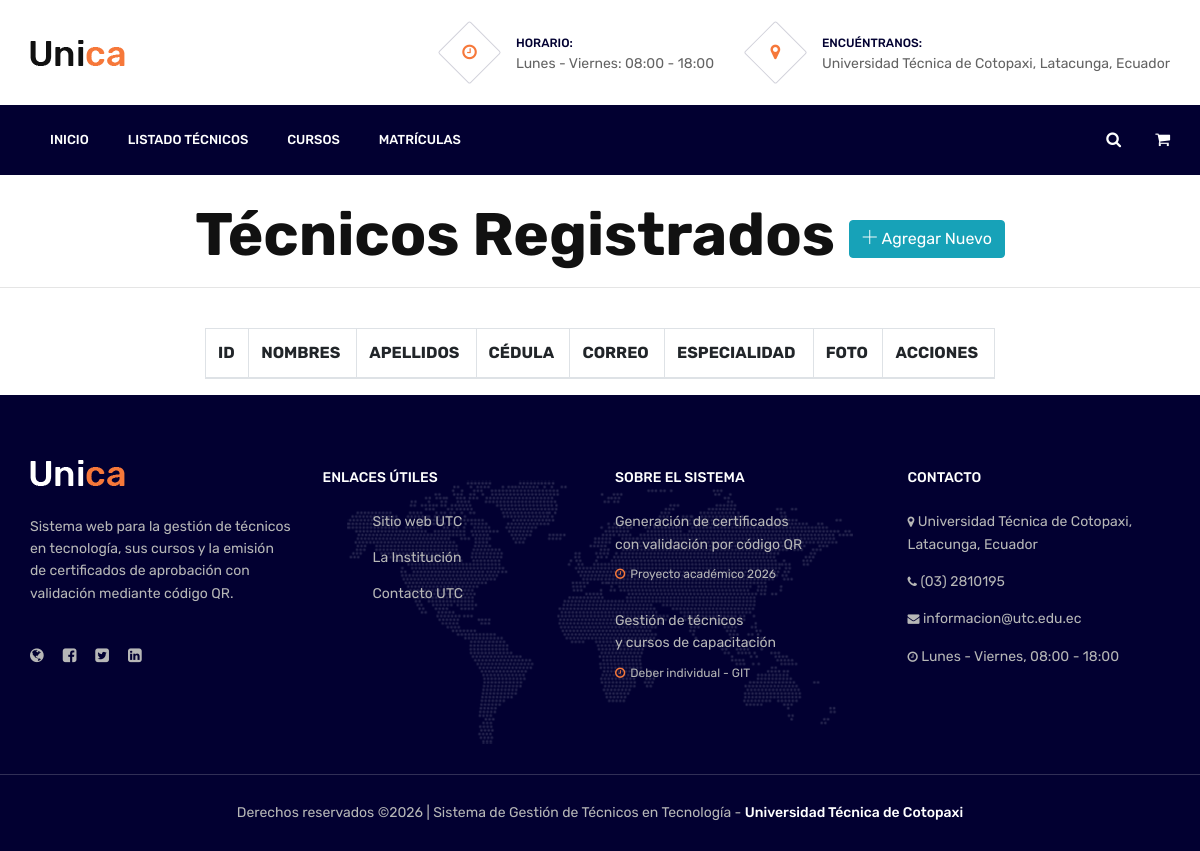
/listadoTecnicos/, run on an earlier commit of the app's database.
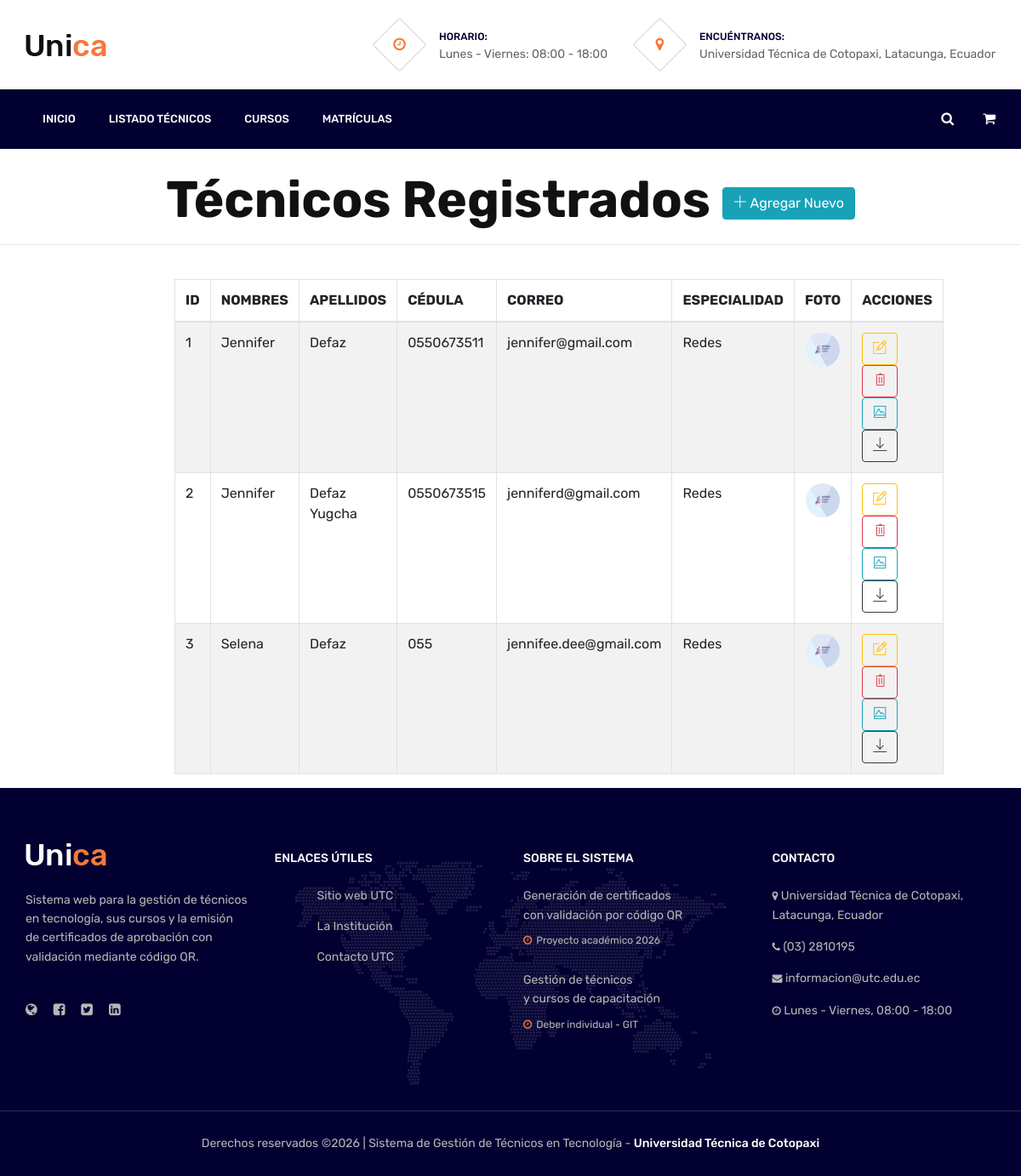
And on a later commit of the database.
### tecnologia/models.py (models this page shows)
class Tecnico(models.Model):
    id = models.AutoField(primary_key=True)
    nombres = models.CharField(max_length=80)
    apellidos = models.CharField(max_length=80)
    cedula = models.CharField(max_length=10, unique=True)
    correo = models.EmailField(max_length=100, unique=True)
    telefono = models.CharField(max_length=10, blank=True)
    especialidad = models.CharField(max_length=100, blank=True)
    foto = models.FileField(upload_to='tecnicos', null=True, blank=True)

### tecnologia/views.py (the view)
# urls.py: path('listadoTecnicos/', views.listadoTecnicos),
def listadoTecnicos(request):
    tecnicos = Tecnico.objects.all()
    return render(request, 'listadoTecnicos.html', {'misTecnicos': tecnicos})

### tecnologia/templates/listadoTecnicos.html (shortened to what this page needs)
{% extends "./plantillaPrin.html" %}
{% block contenido %}
<center>
    <br>
    <h1> <b>Técnicos Registrados</b>
        <a href="/nuevoTecnico/" class="btn btn-info"> <i class="ti-plus"></i>
            Agregar Nuevo</a>
    </h1>
    <hr>
</center>
<br>
<div class="row">
    <div class="col-md-2"></div>
    <div class="col-md-8">
        <table id="tbl_tecnicos" class="table table-striped table-bordered">
            <thead>
                <tr>
                    <th>ID</th>
                    <th>NOMBRES</th>
                    <th>APELLIDOS</th>
                    <th>CÉDULA</th>
                    <th>CORREO</th>
                    <th>ESPECIALIDAD</th>
                    <th>FOTO</th>
                    <th>ACCIONES</th>
                </tr>
            </thead>
            <tbody>
                {% for tecnicoTemporal in misTecnicos %}
                <tr>
                    <td>{{ tecnicoTemporal.id }}</td>
                    <td>{{ tecnicoTemporal.nombres }}</td>
                    <td>{{ tecnicoTemporal.apellidos }}</td>
                    <td>{{ tecnicoTemporal.cedula }}</td>
                    <td>{{ tecnicoTemporal.correo }}</td>
                    <td>{{ tecnicoTemporal.especialidad }}</td>
                    <td class="text-center">
                        {% if tecnicoTemporal.foto %}
                            <a href="{{ tecnicoTemporal.foto.url }}" target="_blank">
                                <img src="{{ tecnicoTemporal.foto.url }}"
                                style="height:40px; width:40px; border-radius:100px;">
                            </a>
                        {% else %}
                            <b>N/A</b>
                        {% endif %}
                    </td>
                    <td>
                        <a href="/editarTecnico/{{ tecnicoTemporal.id }}/" class="btn btn-outline-warning" title="Editar Técnico">
                            <i class="ti-pencil-alt"></i>
                        </a>
                        <a href="/eliminarTecnico/{{ tecnicoTemporal.id }}/"
                        class="btn btn-outline-danger" title="Eliminar Técnico"
                        onclick="confirmarEliminacion(event, this.href)">
                            <i class="ti-trash"></i>
                        </a>
                        {% if tecnicoTemporal.foto %}
                            <a title="Ver Imagen" class="btn btn-outline-info" href="{{ tecnicoTemporal.foto.url }}" target="_blank">
                                <i class="ti-image"></i>
                            </a>
                            <a title="Descargar Imagen" class="btn btn-outline-dark" href="{{ tecnicoTemporal.foto.url }}" download>
                                <i class="ti-download"></i>
                            </a>
                        {% endif %}
                    </td>
                </tr>
                {% endfor %}
            </tbody>
        </table>
    </div>
</div>
{% endblock %}

### tecnologia/templates/plantillaPrin.html (shortened to what this page needs)
{% load static %}
<!DOCTYPE html>
<html lang="es">
<head>
	<link rel="stylesheet" href="{% static 'css/bootstrap.min.css' %}"/>
	<link rel="stylesheet" href="{% static 'css/font-awesome.min.css' %}"/>
	<link rel="stylesheet" href="{% static 'css/themify-icons.css' %}"/>
	<link rel="stylesheet" href="{% static 'css/magnific-popup.css' %}"/>
	<link rel="stylesheet" href="{% static 'css/animate.css' %}"/>
	<link rel="stylesheet" href="{% static 'css/owl.carousel.css' %}"/>
	<link rel="stylesheet" href="{% static 'css/style.css' %}"/>
</head>
<body>
	<header class="header-section">
		<div class="container">
			<a href="/" class="site-logo"><img src="{% static 'img/logo.png' %}" alt=""></a>
			<div class="header-info">
				<div class="hf-item">
					<i class="fa fa-clock-o"></i>
					<p><span>Horario:</span>Lunes - Viernes: 08:00 - 18:00</p>
				</div>
				<div class="hf-item">
					<i class="fa fa-map-marker"></i>
					<p><span>Encuéntranos:</span>Universidad Técnica de Cotopaxi, Latacunga, Ecuador</p>
				</div>
			</div>
		</div>
	</header>
	<nav class="nav-section">
		<div class="container">
			<div class="nav-right">
				<a href=""><i class="fa fa-search"></i></a>
				<a href=""><i class="fa fa-shopping-cart"></i></a>
			</div>
			<ul class="main-menu">
				<li><a href="/">INICIO</a></li>
				<li><a href="/listadoTecnicos/">Listado Técnicos</a></li>
				<li><a href="/listadoCursos/">Cursos</a></li>
				<li><a href="/listadoInscripciones/">Matrículas</a></li>
			</ul>
		</div>
	</nav>
    {% block contenido %}
    {% endblock %}
	<footer class="footer-section">
		<div class="container footer-top">
			<div class="row">
				<div class="col-sm-6 col-lg-3 footer-widget">
					<div class="about-widget">
						<img src="{% static 'img/logo-light.png' %}" alt="">
						<p>Sistema web para la gestión de técnicos en tecnología, sus cursos y la emisión de certificados de aprobación con validación mediante código QR.</p>
						<div class="social pt-1">
							<a href="https://www.utc.edu.ec" target="_blank"><i class="fa fa-globe"></i></a>
							<a href="https://www.facebook.com/UTCotopaxi" target="_blank"><i class="fa fa-facebook-square"></i></a>
							<a href="https://twitter.com/utcotopaxi" target="_blank"><i class="fa fa-twitter-square"></i></a>
							<a href="https://www.linkedin.com/school/universidad-tecnica-de-cotopaxi" target="_blank"><i class="fa fa-linkedin-square"></i></a>
						</div>
					</div>
				</div>
				<div class="col-sm-6 col-lg-3 footer-widget">
					<h6 class="fw-title">ENLACES ÚTILES</h6>
					<div class="dobule-link">
						<ul>
							<li><a href="https://www.utc.edu.ec" target="_blank">Sitio web UTC</a></li>
							<li><a href="https://www.utc.edu.ec/index.php/la-institucion" target="_blank">La Institución</a></li>
							<li><a href="https://www.utc.edu.ec/index.php/contacto" target="_blank">Contacto UTC</a></li>
						</ul>
					</div>
				</div>
				<div class="col-sm-6 col-lg-3 footer-widget">
					<h6 class="fw-title">SOBRE EL SISTEMA</h6>
					<ul class="recent-post">
						<li>
							<p>Generación de certificados <br> con validación por código QR</p>
							<span><i class="fa fa-clock-o"></i>Proyecto académico 2026</span>
						</li>
						<li>
							<p>Gestión de técnicos <br> y cursos de capacitación</p>
							<span><i class="fa fa-clock-o"></i>Deber individual - GIT</span>
						</li>
					</ul>
				</div>
				<div class="col-sm-6 col-lg-3 footer-widget">
					<h6 class="fw-title">CONTACTO</h6>
					<ul class="contact">
						<li><p><i class="fa fa-map-marker"></i> Universidad Técnica de Cotopaxi, Latacunga, Ecuador</p></li>
						<li><p><i class="fa fa-phone"></i> (03) 2810195</p></li>
						<li><p><i class="fa fa-envelope"></i> informacion@utc.edu.ec</p></li>
						<li><p><i class="fa fa-clock-o"></i> Lunes - Viernes, 08:00 - 18:00</p></li>
					</ul>
				</div>
			</div>
		</div>
		<div class="copyright">
			<div class="container">
				<p>
Derechos reservados &copy;<script>document.write(new Date().getFullYear());</script> | Sistema de Gestión de Técnicos en Tecnología - <a href="https://www.utc.edu.ec" target="_blank">Universidad Técnica de Cotopaxi</a></p>
			</div>
		</div>
	</footer>
</body>
</html>

### proyectoTecnicosJSDY/static/css/style.css (style rules this page uses)
html, body { height: 100%; font-family: 'Rubik', sans-serif; }
h1, h2, h3, h4, h5, h6 { color: #111111; margin: 0; font-weight: 500; font-family: 'Rubik', sans-serif; }
h1 { font-size: 60px; }
h6 { font-size: 14px; }
p { font-size: 14px; color: #636363; line-height: 1.6; }
img { max-width: 100%; }
ul, ol { padding: 0; margin: 0; }
.header-section { padding: 20px 0; overflow: hidden; }
.site-logo { display: inline-block; margin-right: 50px; padding-top: 20px; }
.header-info { display: inline-block; float: right; }
.header-info .hf-item { display: inline-block; margin-left: 35px; }
.header-info .hf-item i { width: 45px; height: 45px; display: inline-block; position: relative; text-align: center; color: #f6783a; font-size: 17px; padding-top: 13px; margin-right: 20px; margin-top: 10px; margin-bottom: 10px; }
.header-info .hf-item i:after { position: absolute; content: ''; width: 100%; height: 100%; left: 0; top: 0; border: 1px solid #d2d2db; -webkit-transform: rotate(45deg); -ms-transform: rotate(45deg); transform: rotate(45deg); border-radius: 2px; }
.header-info .hf-item p { display: inline-block; position: relative; top: 10px; margin-bottom: 0; }
.header-info .hf-item p span { display: block; font-size: 12px; text-transform: uppercase; color: #020031; font-weight: 500; }
.nav-section { background: #020031; }
.nav-section .nav-right { float: right; padding-top: 23px; }
.nav-section .nav-right a { color: #fff; margin-left: 30px; font-size: 16px; }
.main-menu { list-style: none; }
.main-menu li { display: inline; }
.main-menu li a { display: inline-block; color: #fff; font-size: 13px; text-transform: uppercase; font-weight: 500; padding: 25px 20px; margin-right: -5px; -webkit-transition: all 0.4s ease 0s; -o-transition: all 0.4s ease 0s; transition: all 0.4s ease 0s; }
.footer-section { background-color: #020031; background-image: url("../img/footer-bg.png"); background-repeat: no-repeat; background-position: center 75px; }
.footer-section .footer-top { padding: 65px 15px; }
.footer-section .copyright { border-top: 1px solid #312f56; padding: 27px 0; text-align: center; }
.footer-section .copyright p { color: #b7b7b7; margin-bottom: 0; }
.footer-section .copyright p a { color: #fff; font-weight: 500; }
.footer-widget .fw-title { text-transform: uppercase; color: #fff; margin-bottom: 25px; padding-top: 10px; }
.footer-widget p, .footer-widget span { color: #b7b7b7; }
.footer-widget ul { list-style: none; }
.footer-widget .about-widget img { margin-bottom: 30px; }
.footer-widget .about-widget p { margin-bottom: 35px; }
.footer-widget .social a { color: #b7b7b7; margin-right: 15px; }
.footer-widget .dobule-link ul { display: inline-block; }
.footer-widget .dobule-link ul a { display: block; font-size: 14px; color: #b7b7b7; margin-bottom: 15px; }
.footer-widget .dobule-link ul li:last-child a { margin-bottom: 0; }
.footer-widget .dobule-link ul:last-child { margin-left: 50px; }
.footer-widget .recent-post li { margin-bottom: 25px; }
.footer-widget .recent-post p { margin-bottom: 5px; }
.footer-widget .recent-post span { font-size: 12px; }
.footer-widget .recent-post span i { color: #f6783a; margin-right: 5px; }
.footer-widget .contact li { margin-bottom: 15px; display: block; }
.footer-widget .contact li p { margin-bottom: 0; }
.footer-widget .contact i { font-size: 12px; }
@media (min-width: 1200px) { .container { max-width: 1170px; } }

What changed in the data, as far as the page shows it:
added Tecnico: id "1", nombres "Jennifer", apellidos "Defaz", cedula "0550673511", correo "jennifer@gmail.com", especialidad "Redes", foto (picture)
added Tecnico: id "2", nombres "Jennifer", apellidos "Defaz Yugcha", cedula "0550673515", correo "jenniferd@gmail.com", especialidad "Redes", foto (picture)
added Tecnico: id "3", nombres "Selena", apellidos "Defaz", cedula "055", correo "jennifee.dee@gmail.com", especialidad "Redes", foto (picture)
